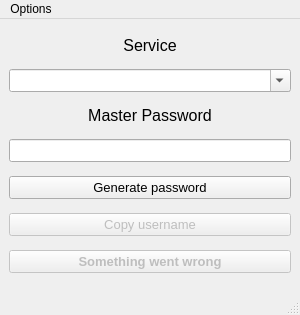
<?xml version="1.0" encoding="UTF-8"?>
<ui version="4.0">
 <class>MainWindow</class>
 <widget class="QMainWindow" name="MainWindow">
  <property name="enabled">
   <bool>true</bool>
  </property>
  <property name="geometry">
   <rect>
    <x>0</x>
    <y>0</y>
    <width>300</width>
    <height>315</height>
   </rect>
  </property>
  <property name="sizePolicy">
   <sizepolicy hsizetype="Fixed" vsizetype="Fixed">
    <horstretch>0</horstretch>
    <verstretch>0</verstretch>
   </sizepolicy>
  </property>
  <property name="minimumSize">
   <size>
    <width>300</width>
    <height>315</height>
   </size>
  </property>
  <property name="maximumSize">
   <size>
    <width>300</width>
    <height>315</height>
   </size>
  </property>
  <property name="font">
   <font>
    <pointsize>9</pointsize>
   </font>
  </property>
  <property name="windowTitle">
   <string>Micro Password Manager</string>
  </property>
  <widget class="QWidget" name="centralwidget">
   <layout class="QVBoxLayout" name="verticalLayout">
    <item>
     <widget class="QLabel" name="labelService">
      <property name="sizePolicy">
       <sizepolicy hsizetype="Preferred" vsizetype="Fixed">
        <horstretch>0</horstretch>
        <verstretch>0</verstretch>
       </sizepolicy>
      </property>
      <property name="font">
       <font>
        <pointsize>12</pointsize>
        <bold>false</bold>
       </font>
      </property>
      <property name="layoutDirection">
       <enum>Qt::LeftToRight</enum>
      </property>
      <property name="text">
       <string>Service</string>
      </property>
      <property name="alignment">
       <set>Qt::AlignCenter</set>
      </property>
     </widget>
    </item>
    <item>
     <widget class="QComboBox" name="comboService">
      <property name="font">
       <font>
        <pointsize>10</pointsize>
       </font>
      </property>
      <property name="editable">
       <bool>true</bool>
      </property>
     </widget>
    </item>
    <item>
     <widget class="QLabel" name="labelPassword">
      <property name="sizePolicy">
       <sizepolicy hsizetype="Preferred" vsizetype="Fixed">
        <horstretch>0</horstretch>
        <verstretch>0</verstretch>
       </sizepolicy>
      </property>
      <property name="font">
       <font>
        <pointsize>12</pointsize>
        <bold>false</bold>
       </font>
      </property>
      <property name="text">
       <string>Master Password</string>
      </property>
      <property name="alignment">
       <set>Qt::AlignCenter</set>
      </property>
     </widget>
    </item>
    <item>
     <widget class="QLineEdit" name="linePassword">
      <property name="font">
       <font>
        <pointsize>10</pointsize>
       </font>
      </property>
     </widget>
    </item>
    <item>
     <widget class="QPushButton" name="buttonGenerate">
      <property name="font">
       <font>
        <pointsize>10</pointsize>
       </font>
      </property>
      <property name="text">
       <string>Generate password</string>
      </property>
     </widget>
    </item>
    <item>
     <widget class="QPushButton" name="buttonCopyUsername">
      <property name="enabled">
       <bool>false</bool>
      </property>
      <property name="font">
       <font>
        <pointsize>10</pointsize>
       </font>
      </property>
      <property name="text">
       <string>Copy username</string>
      </property>
     </widget>
    </item>
    <item>
     <widget class="QPushButton" name="buttonStatus">
      <property name="enabled">
       <bool>false</bool>
      </property>
      <property name="font">
       <font>
        <pointsize>10</pointsize>
        <bold>true</bold>
       </font>
      </property>
      <property name="text">
       <string>Something went wrong</string>
      </property>
     </widget>
    </item>
   </layout>
  </widget>
  <widget class="QMenuBar" name="menubar">
   <property name="geometry">
    <rect>
     <x>0</x>
     <y>0</y>
     <width>300</width>
     <height>22</height>
    </rect>
   </property>
   <widget class="QMenu" name="menuOptions">
    <property name="title">
     <string>Options</string>
    </property>
    <addaction name="actionSavePassword"/>
    <addaction name="actionDeletePassword"/>
    <addaction name="actionEditServices"/>
    <addaction name="actionReloadServices"/>
   </widget>
   <addaction name="menuOptions"/>
  </widget>
  <widget class="QStatusBar" name="statusbar"/>
  <action name="actionSavePassword">
   <property name="text">
    <string>Save master password</string>
   </property>
   <property name="shortcut">
    <string>Ctrl+S</string>
   </property>
  </action>
  <action name="actionEditServices">
   <property name="text">
    <string>Edit services.txt</string>
   </property>
   <property name="shortcut">
    <string>Ctrl+E</string>
   </property>
  </action>
  <action name="actionReloadServices">
   <property name="text">
    <string>Reload services</string>
   </property>
   <property name="shortcut">
    <string>Ctrl+R</string>
   </property>
  </action>
  <action name="actionDeletePassword">
   <property name="text">
    <string>Delete master password</string>
   </property>
  </action>
 </widget>
 <resources/>
 <connections/>
</ui>
